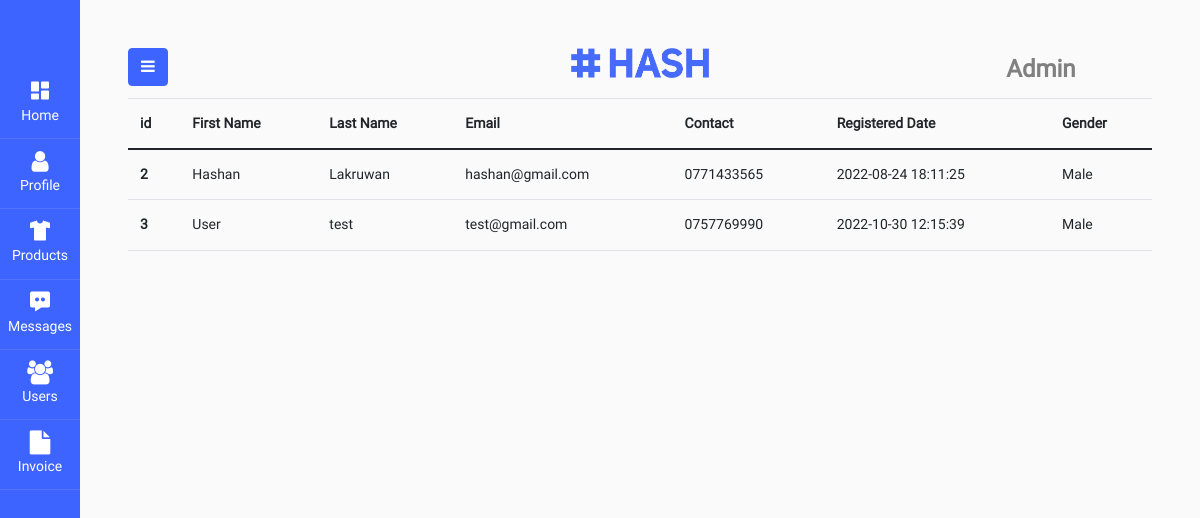
The app's page /admin/viewUsers.php (signed in) with its own data.
### tables this page shows
CREATE TABLE IF NOT EXISTS `user` (
  `id` int NOT NULL AUTO_INCREMENT,
  `first_name` varchar(45) NOT NULL,
  `last_name` varchar(45) NOT NULL,
  `email` varchar(50) NOT NULL,
  `contact_number` varchar(45) NOT NULL,
  `password` varchar(45) NOT NULL,
  `register_date` datetime NOT NULL,
  `gender_id` int NOT NULL,
  `verification_code` varchar(50) DEFAULT NULL,
  `user_type_id` int NOT NULL,
  PRIMARY KEY (`id`),
  KEY `fk_user_gender_idx` (`gender_id`),
  KEY `fk_user_user_type1_idx1` (`user_type_id`),
  CONSTRAINT `fk_user_gender` FOREIGN KEY (`gender_id`) REFERENCES `gender` (`id`),
  CONSTRAINT `fk_user_user_type1` FOREIGN KEY (`user_type_id`) REFERENCES `user_type` (`id`)
);

CREATE TABLE IF NOT EXISTS `gender` (
  `id` int NOT NULL AUTO_INCREMENT,
  `name` varchar(45) NOT NULL,
  PRIMARY KEY (`id`)
);

### connection.php (called while the page is built, shortened)
<?php
class Database{
    public static $connection;
    public static function setUpConnection(){
        if (!isset(Database::$connection)) {
            Database::$connection = new mysqli("localhost", "root", "Hashan20020311", "final_project_webdev", "3306");
        }
    }
    public static function search($q){
        $resultset = Database::$connection->query($q);
        return $resultset;
    }
}
?>

### admin/viewUsers.php (the view, shortened to what this page needs)
<!DOCTYPE html>
<html lang="en">
<head>
    <link rel="stylesheet" href="../css/admin.css">
    <link rel="stylesheet" href="../css/index.css">
    <link rel="stylesheet" href="../css/bootstrap.css">
    <link href='https://unpkg.com/boxicons@2.1.2/css/boxicons.min.css' rel='stylesheet'>
    <link rel="stylesheet" href="https://stackpath.bootstrapcdn.com/font-awesome/4.7.0/css/font-awesome.min.css">
    <link rel="stylesheet" href="../css/adminSideNav.css">
</head>
<body>
    <?php
    require "../connection.php";
    if (isset($_SESSION["admin"])) {
    ?>
        <div class="wrapper d-flex align-items-stretch">
            <?php
            require "adminNav.php";
            ?>
            <div id="content" class="p-4 p-md-5 add-product">
                <div class="row">
                    <div class="col-2">
                        <button type="button" id="sidebarCollapse" class="btn btn-primary">
                            <i class="fa fa-bars"></i>
                        </button>
                    </div>
                    <div class="col-8 logo"></div>
                    <div class="col fs-4 fw-bold">Admin</div>
                </div>
                <div class="row">
                    <div class="col-12">
                        <?php
                        $users = Database::search("SELECT user.id,first_name,last_name,email,contact_number,register_date, gender_id,gender.name AS gname FROM user INNER JOIN gender ON user.gender_id = gender.id WHERE user.user_type_id = 1");
                        $userNr = $users->num_rows;
                        ?>
                        <table class="table">
                            <thead>
                                <tr>
                                    <th scope="col">id</th>
                                    <th scope="col">First Name</th>
                                    <th scope="col">Last Name</th>
                                    <th scope="col">Email</th>
                                    <th scope="col">Contact</th>
                                    <th scope="col">Registered Date</th>
                                    <th scope="col">Gender</th>
                                </tr>
                            </thead>
                            <tbody>
                                <?php
                                for ($i = 0; $i <  $userNr; $i++) {
                                    $userRs = $users->fetch_assoc();
                                ?>
                                    <tr>
                                        <th scope="row"><?php echo $userRs["id"]; ?></th>
                                        <td><?php echo $userRs["first_name"]; ?></td>
                                        <td><?php echo $userRs["last_name"]; ?></td>
                                        <td><?php echo $userRs["email"]; ?></td>
                                        <td><?php echo $userRs["contact_number"]; ?></td>
                                        <td><?php echo $userRs["register_date"]; ?></td>
                                        <td><?php echo $userRs["gname"]; ?></td>
                                    </tr>
                                <?php
                                }
                                ?>
                            </tbody>
                        </table>
                    </div>
                </div>
            </div>
        </div>
    <?php
    } else {
    ?>
        <script>
            window.location = "adminLogin.php";
        </script>
    <?php
    }
    ?>
</body>
</html>

### css/admin.css (style rules this page uses)
* { margin: 0; padding: 0; box-sizing: border-box; transition: 0.5s; }
.logo { height: 40px; background-image: url(../img/Asset\ 7.png); background-size: contain; background-repeat: no-repeat; background-position: center; }

### css/index.css (style rules this page uses)
* { font-family: "Roboto"; margin: 0; padding: 0; box-sizing: border-box; }
.logo { background-image: url(../img/Asset\ 7.png); height: 30px; margin: 20px 0; background-position: center; background-repeat: no-repeat; background-size:contain; }

### records on screen
user: id "2", first_name "Hashan", last_name "Lakruwan", email "hashan@gmail.com", contact_number "0771433565", register_date "2022-08-24 18:11:25", gender.name "Male"
user: id "3", first_name "User", last_name "test", email "test@gmail.com", contact_number "0757769990", register_date "2022-10-30 12:15:39", gender.name "Male"
